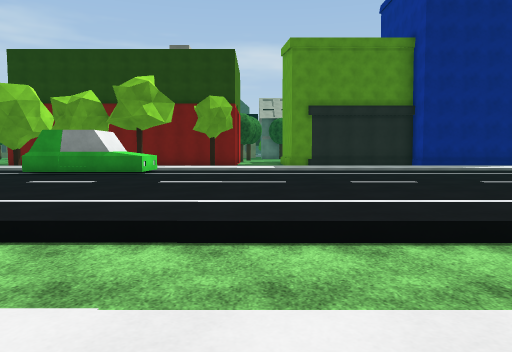
view 1 (above)

24 first-person views from a walk through a scene from a Unity 3-D project. The camera is 1.2 m above the floor, tilts 4° down and sees 70° across. The floor is counted in squares, 2 m on a side. Each view is taken from the middle of a square. On the plan, view 1 faces up. The plan holds only what a view shows up to about 10 squares ahead; the rest is blank. The place goes on beyond the plan. Some trees and plants on the terrain are drawn as simple stand-ins. Surface patterns are stand-ins for the level's own textures.

view 2
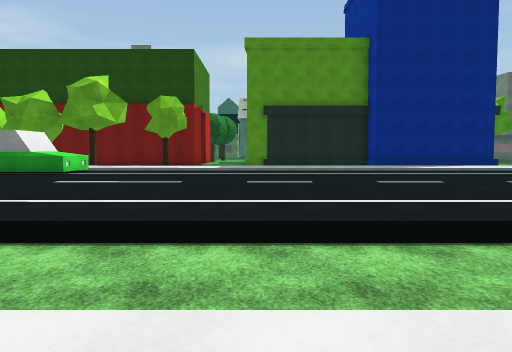

view 3
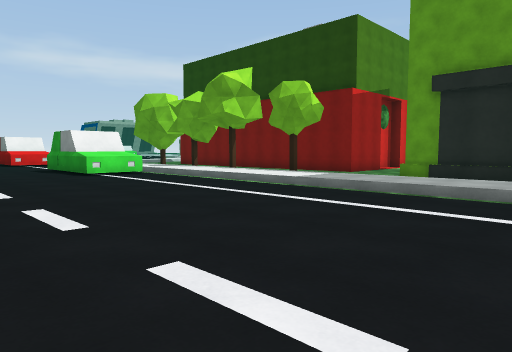

view 4
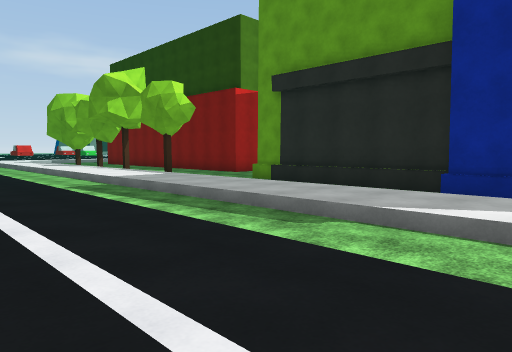

view 5
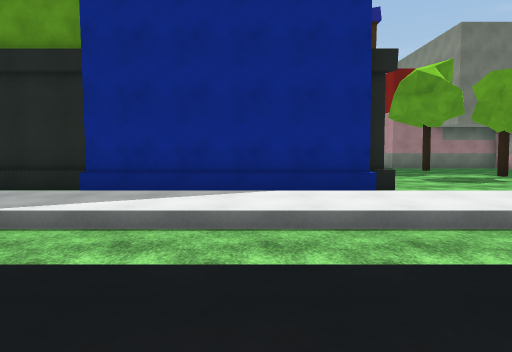

view 6
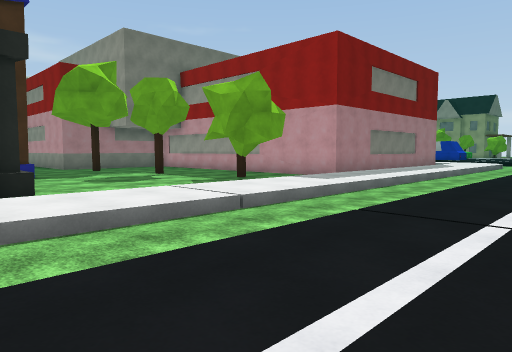

view 7
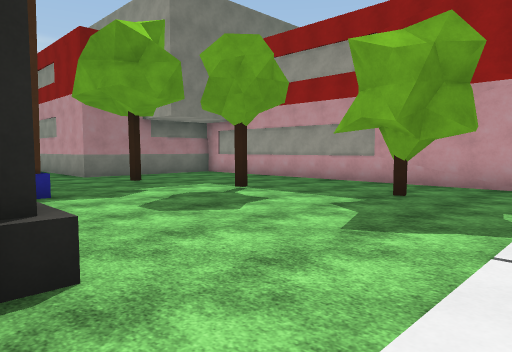

view 8
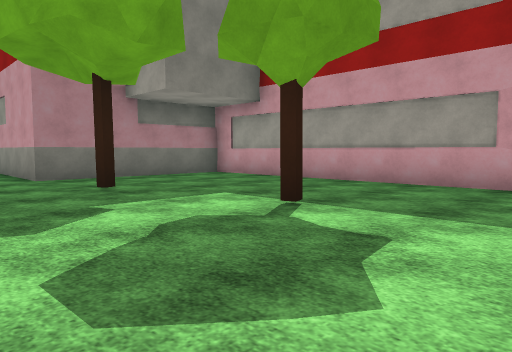

view 9
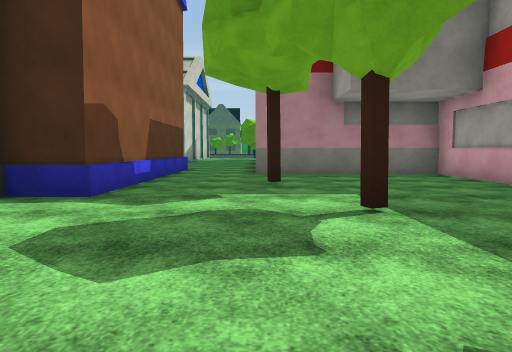

view 10
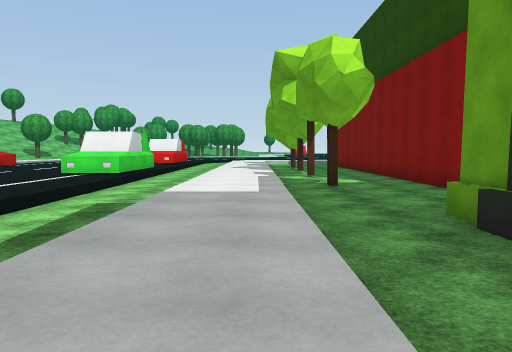

view 11
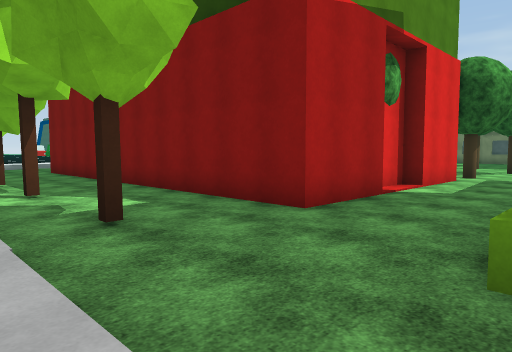

view 12
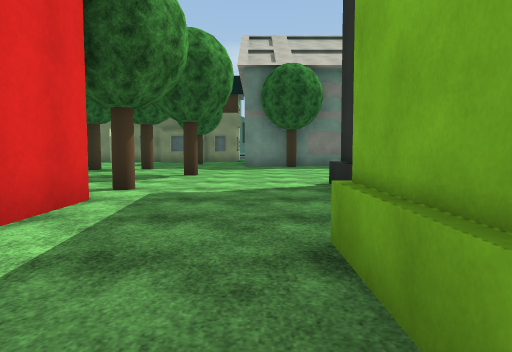

view 13
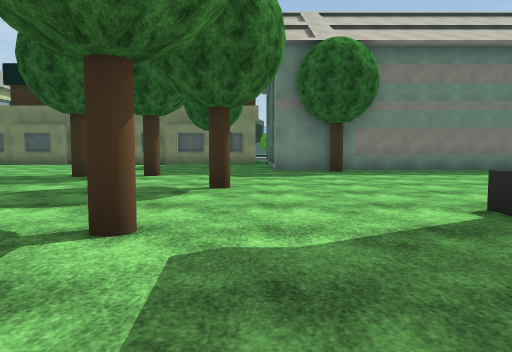

view 14
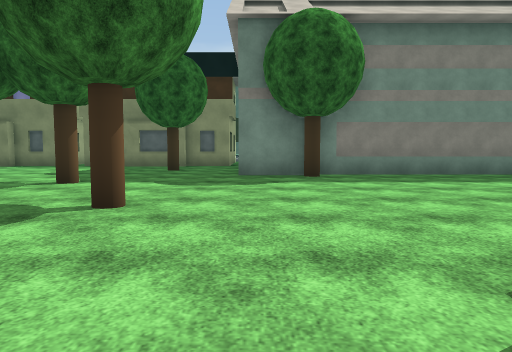

view 15
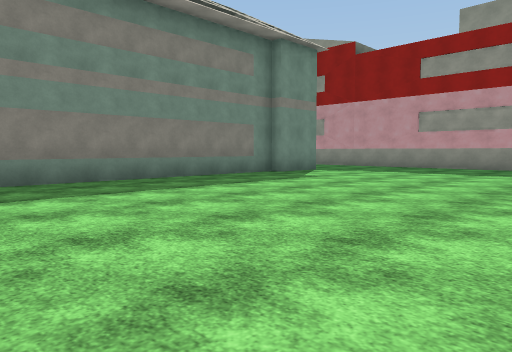

view 16
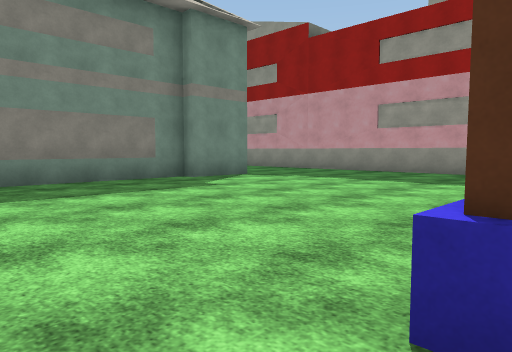

view 17
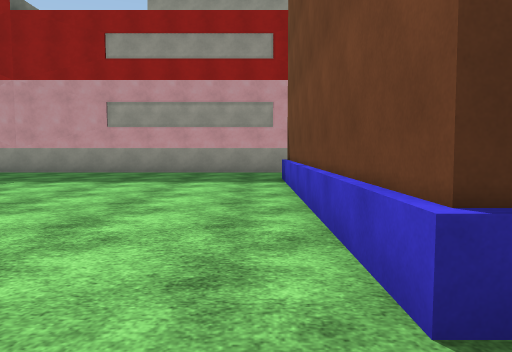

view 18
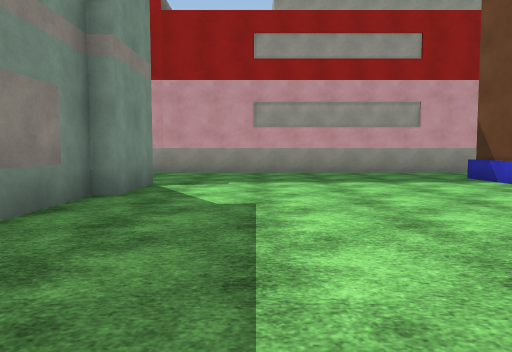

view 19
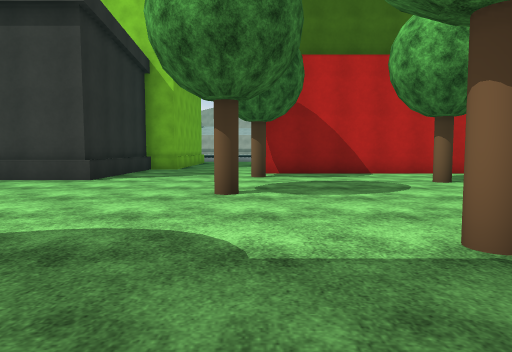

view 20
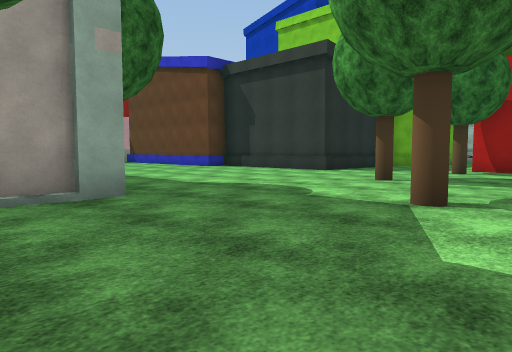

view 21
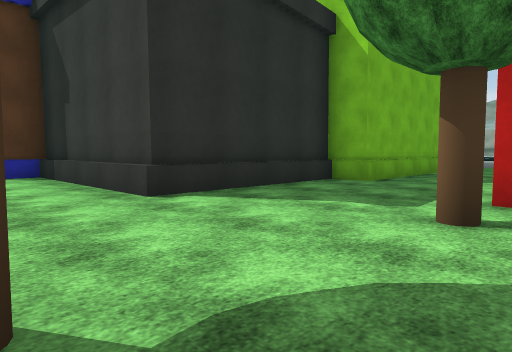

view 22
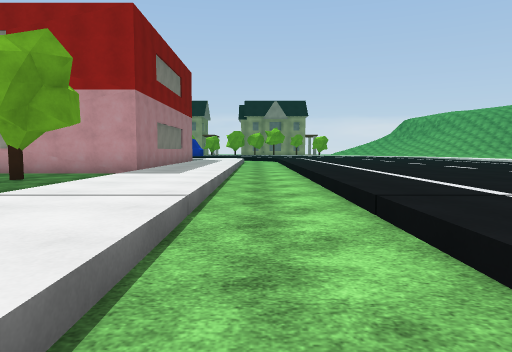

view 23
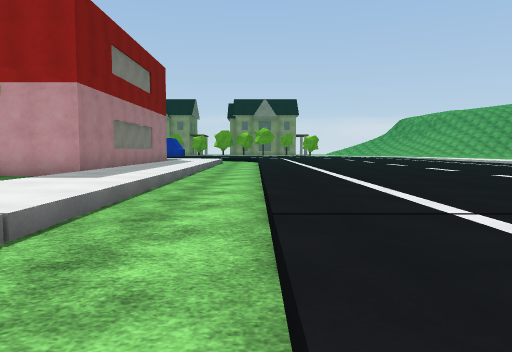

view 24
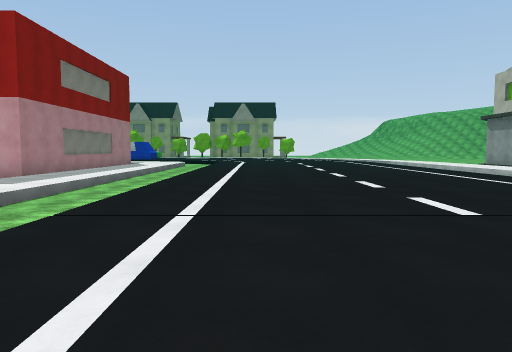

### Floor plan
Key: @ floor where view 1 was taken; # wall or solid block; . main floor; : floor 0.5 m higher than the main floor; / step, stairs or slope; ^ raised ledge; T tree.
Columns run from 4 left of view 1 to 22 right of it. Each row starts with its distance up from view 1.
 36 ..T.
 35 .....#              #
 34 .....#T##########...#
 33 ....................#
 32 .T..................#
 31 T...................#
 30 ....................#
 29 ...T................#
 28 ....................#
 27 T..........########.#
 26 ...T...#####      #.#
 25 .......#          #.######
 24 ####...#          #......#
 23   ##...#          #.#....#
 22   ##..##          #......#
 21   T...#          ##......#
 20    #..#           ...#...#
 19    #..#           .......#
 18 ####..#           .......#
 17 ......###       ##....#..#
 16 ..#....##########........#
 15 ............    .........##
 14 ::::::::::::::::::::::::::
 13 ::::::::::::::::::::::::::
 12 ...........................
 11 ///////////////////////////
 10 #^::::::::::::::::::::::::
  9 ::::::::::::::::::::::::::
  8 :::::::::::::   ::::::::::
  7 ::::::::::::     :::::::::
  6 :::::::::::        :::::::
  5 :::::::::::         ::::::
  4  :::::::::            ::::
  3   ///////              ///
  2   .......
  1    :::::
  0     @ :

Where each view was taken, in squares from view 1:
view 1: 0 up, 0 right, facing up
view 2: 0 up, 2 right, facing up
view 3: 6 up, 6 right, facing up-left
view 4: 9 up, 9 right, facing up-left
view 5: 9 up, 10 right, facing up
view 6: 9 up, 11 right, facing up-right
view 7: 14 up, 12 right, facing up-right
view 8: 17 up, 14 right, facing up-right
view 9: 16 up, 16 right, facing up
view 10: 14 up, 6 right, facing left
view 11: 14 up, 2 right, facing up-left
view 12: 20 up, 1 right, facing up
view 13: 23 up, 0 right, facing up
view 14: 25 up, 1 right, facing up
view 15: 27 up, 3 right, facing up-right
view 16: 27 up, 6 right, facing up-right
view 17: 28 up, 6 right, facing right
view 18: 32 up, 6 right, facing right
view 19: 34 up, 1 left, facing down
view 20: 36 up, 4 left, facing down-right
view 21: 29 up, 2 left, facing down-right
view 22: 12 up, 11 right, facing right
view 23: 11 up, 12 right, facing right
view 24: 9 up, 11 right, facing right
